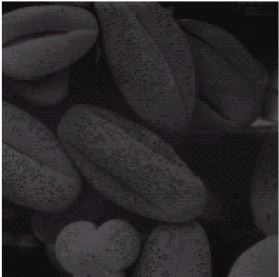
%> input picture 1.JPG, 279 x 277 px
$ octave myHistEq.m   (GNU Octave 9; MATLAB toolbox functions it lacks are replaced by stand-ins)
%> lines starting %> are read from the running program, lines starting %| are printed output that depends on the picture
clc
clear
close all

i = imread('1.jpg');
%> i is the input picture: size 277x279x3 uint8; mean R, G, B 43.8, 40.2, 43.9
if size(i,3)>1
	i = rgb2gray(i);
%> i: size 277x279 uint8
end
subplot(2,3,1); imshow(i);

ch = zeros(256,1);
ch(1) = sum(i(:)==0);
for k = 2:255
	ch(k+1) = ch(k)+sum(i(:)==k);
end
%> after the loop, ch = 256 values from 0 to 77282
subplot(2,3,2); bar(ch); title('ch');

T = ch /ch(256);
%> T = 256 values from 0 to 1
subplot(2,3,3); plot(T); axis square; title('T');

j = double(i);
for k=1:256
	j(j==k)=T(k);
end
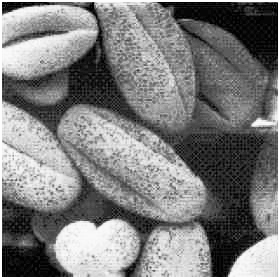
%> j: size 277x279 double; min 0, max 1, mean 0.491
subplot(2,3,4); imshow(j);
subplot(2,3,5); imshow(histeq(i));

aj = j*double((max(i(:))-min(i(:)))+min(i(:)));

aj = uint8(aj);
%> aj: size 277x279 uint8
subplot(2,3,6); imshow(aj);
%> after `imshow(aj)`:
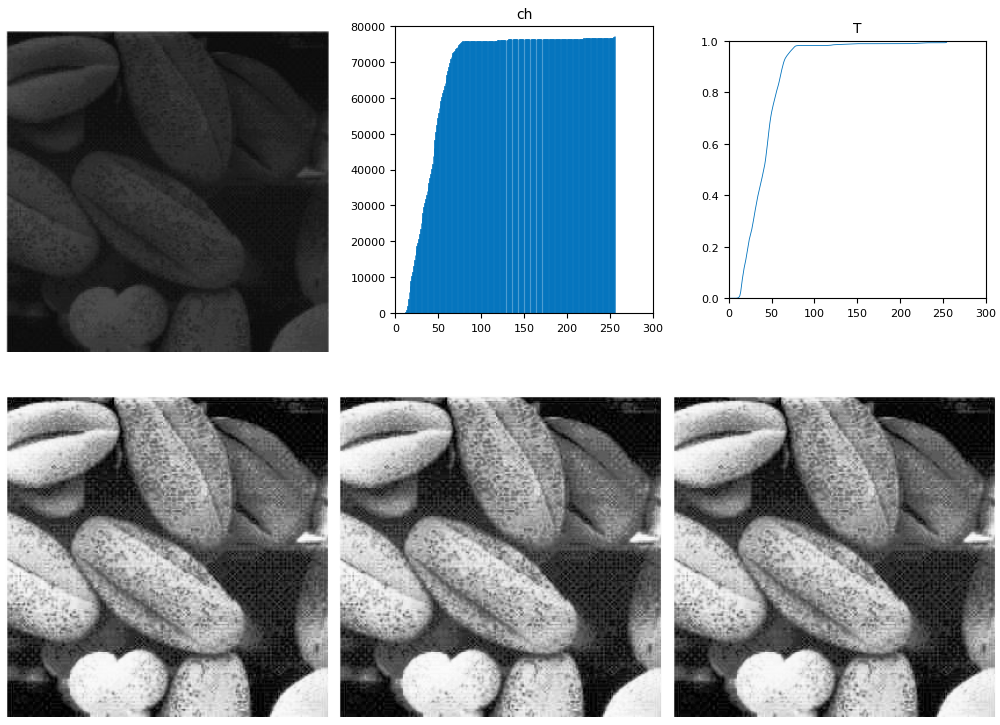
%> figure redrawn from the program's plot data, 6 panels
